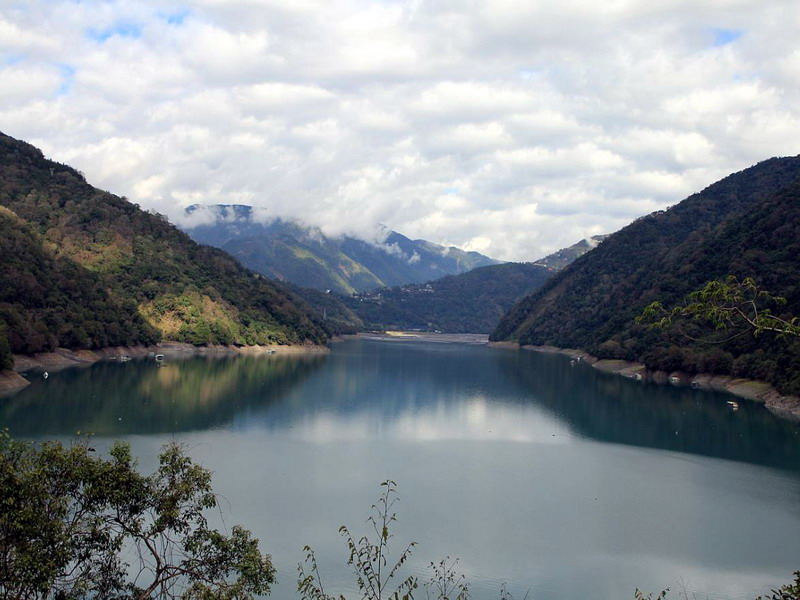
//> input picture samples/cpp/mao/rain.jpg, 800 x 600 px
$ ./85_cornerHarris   (built with g++ and OpenCV 4)
//> lines starting //> are read from the running program, lines starting //| are printed output that depends on the picture; after the words box and inside, x2 and y2 are one past the last pixel; in counts of white or black regions, pixels touching at a corner belong together

#include <stdio.h>


//---------------------------------【頭文件、命名空間包含部分】----------------------------
//		描述：包含程序所使用的頭文件和命名空間
//------------------------------------------------------------------------------------------------
#include <opencv2/opencv.hpp>
#include <opencv2/imgproc/imgproc.hpp>
using namespace cv;

int main()
{
	//以灰度模式載入圖像並顯示
	Mat srcImage = imread("/home/peter/opencv-2.4.11/samples/cpp/mao/rain.jpg", 0);  // must use grayscale one
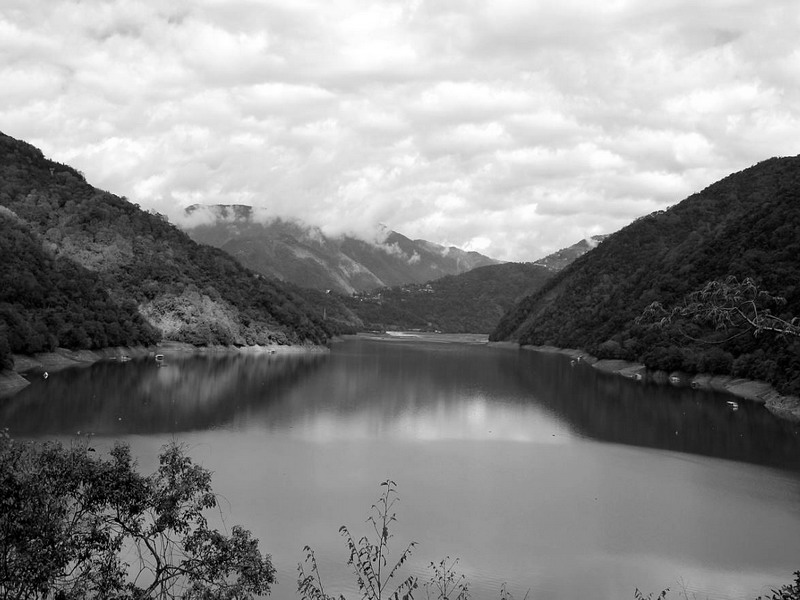
//> srcImage: 600 rows x 800 cols, CV_8UC1; min 0, max 255, mean 136.1
//        Mat srcImage = imread("/home/peter/opencv-2.4.11/samples/cpp/mao/1.jpg", 0);  // must use grayscale one
//        Mat srcImage = imread("/home/peter/opencv-2.4.11/samples/cpp/mao/1.jpg");    // can not use color one
	imshow("原始圖", srcImage);
	moveWindow("原始圖", 100,100);

	//進行Harris角點檢測找出角點
	Mat cornerStrength;
	cornerHarris(srcImage, cornerStrength, 2, 3, 0.01);

	//對灰度圖進行閾值操作，得到二值圖並顯示
	Mat harrisCorner;
	threshold(cornerStrength, harrisCorner, 0.00001, 255, THRESH_BINARY);
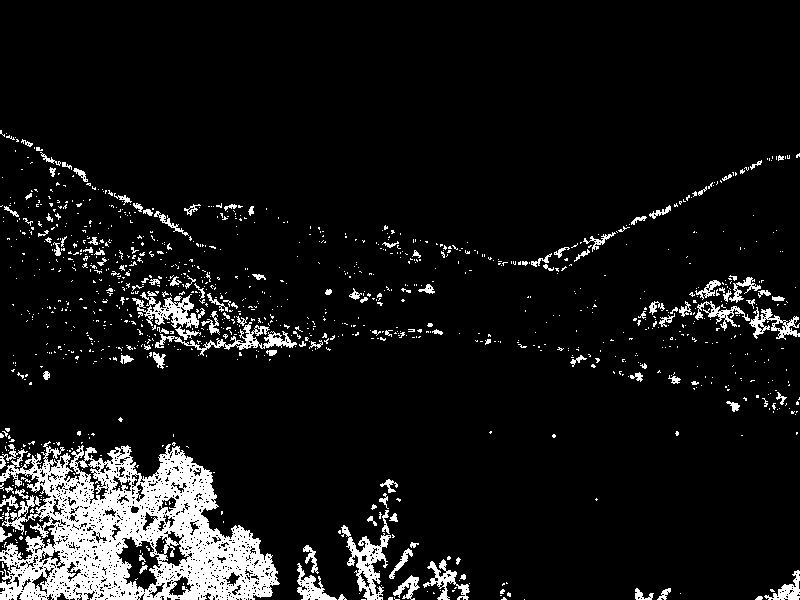
//> harrisCorner: 600 rows x 800 cols, CV_32FC1; 8.5% white; 1116 white regions (986 under 20 px), largest, box (x1, y1, x2, y2) and area: (0, 441, 280, 600) 24093, (341, 525, 391, 600) 1320, (155, 322, 297, 356) 1025
	imshow("角點檢測後的二值效果圖", harrisCorner);
	moveWindow("角點檢測後的二值效果圖", 1000,100 );

	waitKey(0);
	return 0;
}

$ run again, with samples/cpp/mao/1.jpg copied over samples/cpp/mao/rain.jpg
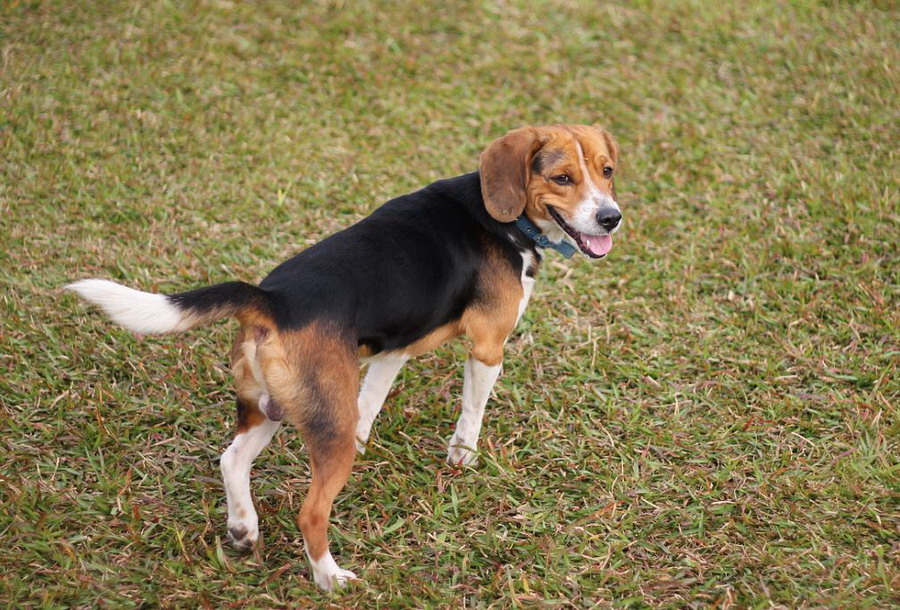
//> input picture samples/cpp/mao/1.jpg, 900 x 610 px
//> `cornerHarris(srcImage, cornerStrength, 2, 3, 0.01);`:
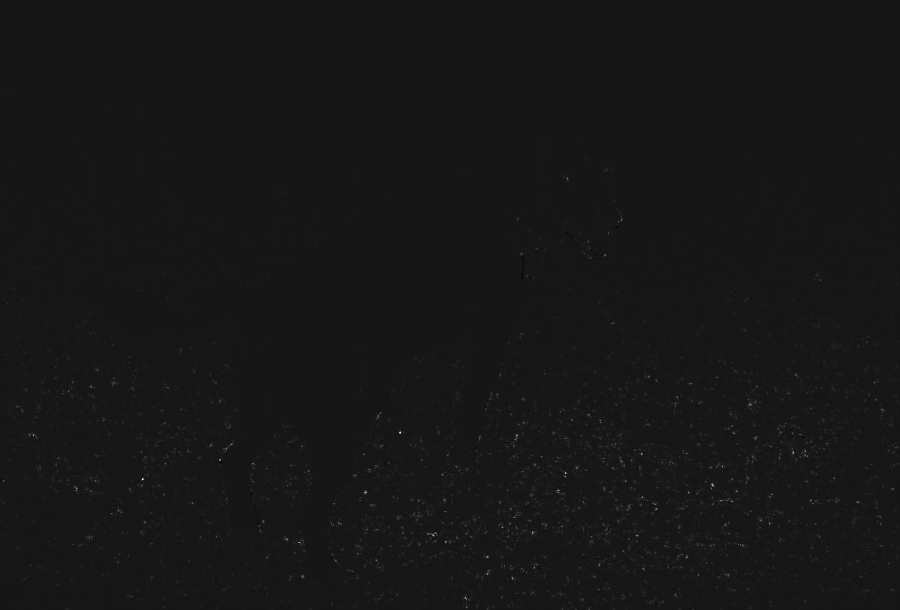
//> cornerStrength: 610 rows x 900 cols, CV_32FC1; min -0.00138, max 0.0142, mean 4.22e-05; drawn with min black and max white
//> `threshold(cornerStrength, harrisCorner, 0.00001, 255, THRESH_BINARY);`:
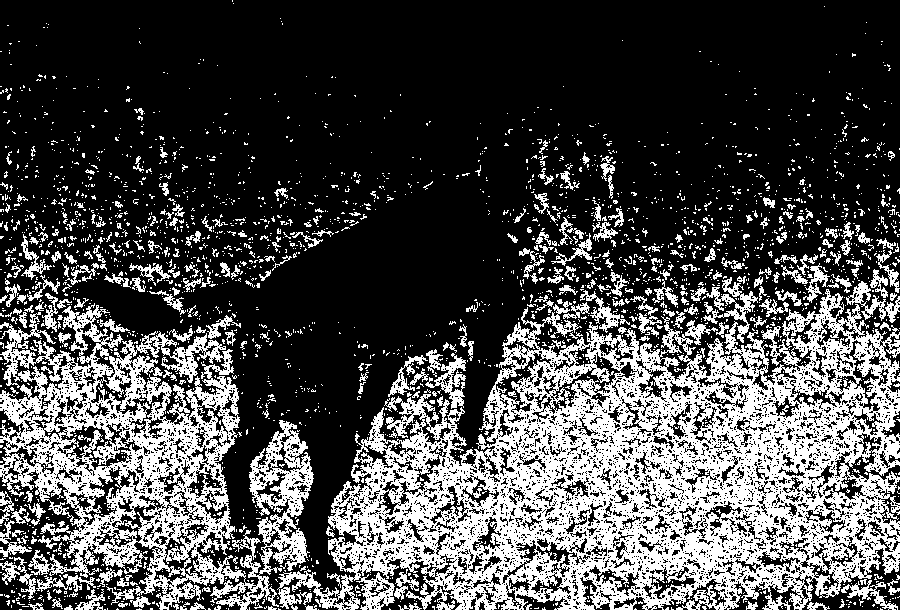
//> harrisCorner: 610 rows x 900 cols, CV_32FC1; 29.6% white; 2723 white regions (2429 under 20 px), largest, box (x1, y1, x2, y2) and area: (277, 289, 900, 610) 93352, (0, 303, 314, 610) 37279, (703, 277, 758, 343) 1051

$ run again, with samples/cpp/mao/2.jpg copied over samples/cpp/mao/rain.jpg
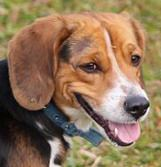
//> input picture samples/cpp/mao/2.jpg, 161 x 167 px
//> `cornerHarris(srcImage, cornerStrength, 2, 3, 0.01);`:
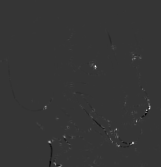
//> cornerStrength: 167 rows x 161 cols, CV_32FC1; min -0.00132, max 0.00499, mean 9.71e-06; drawn with min black and max white
//> `threshold(cornerStrength, harrisCorner, 0.00001, 255, THRESH_BINARY);`:
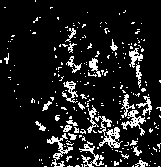
//> harrisCorner: 167 rows x 161 cols, CV_32FC1; 11.7% white in thin lines or dots
